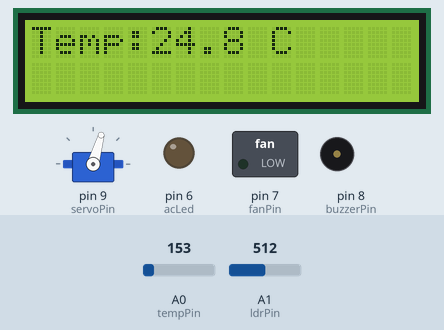
Simulated run of this sketch. Board: Arduino Uno, built with avr-gcc and run on an emulated ATmega328P. Parts: 16×2 character LCD, servo, switched loads named in the sketch (green lamp = pin HIGH), output pins drawn as LEDs (lit = HIGH), buzzer (waves = sounding, pin HIGH). The inputs (shaded band) are chosen by the test bench; at power-on: A0 (tempPin) = 153, A1 (ldrPin) = 512. What the sketch prints to the serial monitor is not drawn.

Above: at 5.2 s.
5.3 s: A0 (tempPin) set to 165
At 7.8 s:
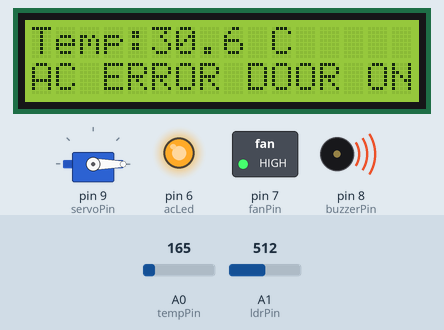
8.0 s: A0 (tempPin) set to 114
At 10.6 s:
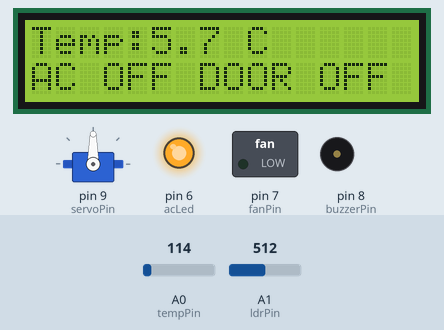
10.9 s: A0 (tempPin) set to 132
At 13.5 s:
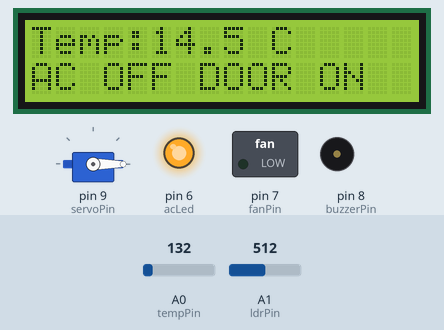
13.9 s: A1 (ldrPin) set to 583
15.4 s: A1 (ldrPin) set to 614
At 16.43 s:
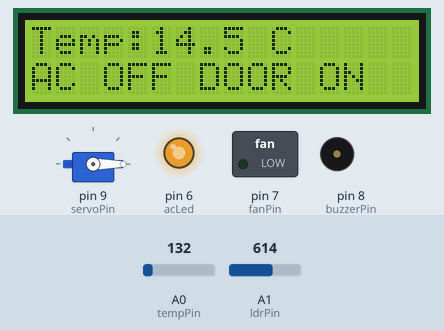
17.6 s: A0 (tempPin) set to 175
At 21.7 s:
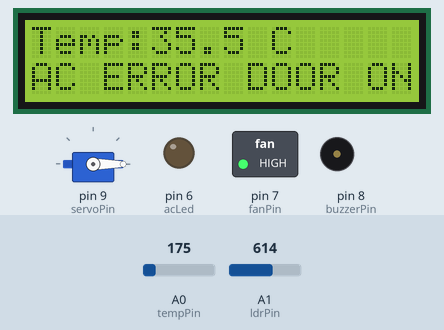
Timing chart, 0 to 22.3 s (numbered marks = the images above; inputs shaded):
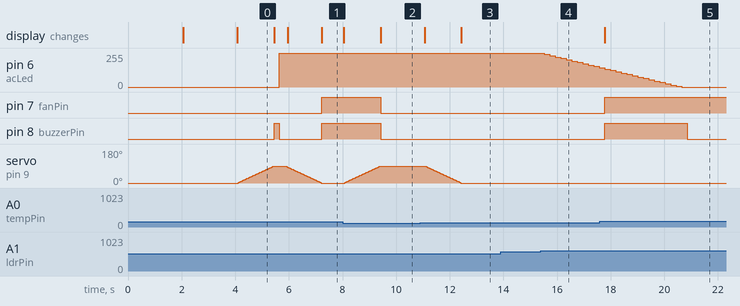

The sketch:

c++_code.ino
```cpp
#include <Servo.h>
#include <LiquidCrystal.h>

Servo doorServo;
LiquidCrystal lcd(12, 11, 5, 4, 3, 2);

// Pin definitions
const int tempPin = A0;
const int ldrPin = A1;
const int acLed = 6;
const int servoPin = 9;
const int buzzerPin = 8;
const int fanPin = 7;

// Thresholds and variables
float temperatureC;
int tempRounded;
const int ldrThreshold = 600;
int brightness = 0;
const int maxBrightness = 255;
const int brightnessStep = 10;

// State variables
bool acIsOn = false;
bool buzzerOn = false;
bool buzzerTriggered = false;
unsigned long buzzerStartTime = 0;
int servoPos = 0;

void setup() {
  Serial.begin(9600);
  pinMode(acLed, OUTPUT);
  pinMode(buzzerPin, OUTPUT);
  pinMode(fanPin, OUTPUT);
  digitalWrite(buzzerPin, LOW);
  digitalWrite(fanPin, LOW);

  lcd.begin(16, 2);
  lcd.setCursor(0, 0);
  lcd.print("Smart Room");
  lcd.setCursor(0, 1);
  lcd.print("Automation");
  delay(2000);
  lcd.clear();
  lcd.setCursor(0, 0);
  lcd.print("by TEAM SAM");
  delay(2000);
  lcd.clear();

  analogWrite(acLed, 0);

  doorServo.attach(servoPin);
  servoPos = 0;
  doorServo.write(servoPos); // Door open initially
}

void moveServoSmooth(int fromAngle, int toAngle) {
  if (fromAngle < toAngle) {
    for (int pos = fromAngle; pos <= toAngle; pos++) {
      doorServo.write(pos);
      delay(15);
    }
  } else {
    for (int pos = fromAngle; pos >= toAngle; pos--) {
      doorServo.write(pos);
      delay(15);
    }
  }
  servoPos = toAngle;
}

void loop() {
  // Read sensors
  int tempVal = analogRead(tempPin);
  float voltage = tempVal * 5.0 / 1023.0;
  temperatureC = (voltage - 0.5) * 100.0;
  tempRounded = round(temperatureC);  // used for display
  int ldrVal = analogRead(ldrPin);

  // Display temperature
  lcd.setCursor(0, 0);
  lcd.print("Temp:");
  lcd.print(temperatureC, 1);
  lcd.print(" C    ");

  Serial.print("TempRounded: ");
  Serial.print(tempRounded);
  Serial.print(" | ServoPos: ");
  Serial.println(servoPos);

  // ==== DOOR CONTROL ====
  if (temperatureC <= 10.0) {
    if (servoPos != 90) {
      Serial.println("Door CLOSED (temp <= 10)");
      moveServoSmooth(servoPos, 90);
    }
  }
  else if (temperatureC > 10.0 && temperatureC < 24.0) {
    if (servoPos != 0) {
      Serial.println("Door OPEN (10 < temp < 24)");
      moveServoSmooth(servoPos, 0);
    }
  }
  else if (temperatureC >= 24.0 && temperatureC <= 30.0) {
    if (servoPos != 90) {
      Serial.println("Door CLOSED (24 <= temp <= 30)");
      moveServoSmooth(servoPos, 90);
    }
  }
  else if (temperatureC > 30.0) {
    if (servoPos != 0) {
      Serial.println("Door OPEN (temp > 30)");
      moveServoSmooth(servoPos, 0);
    }
  }

  // ==== LCD MESSAGE CONTROL ====
  lcd.setCursor(0, 1);

  if (temperatureC <= 10.0) {
    lcd.print("AC OFF DOOR OFF ");
  }
  else if (temperatureC > 10.0 && temperatureC < 24.0) {
    lcd.print("AC OFF DOOR ON  ");
  }
  else if (temperatureC >= 24.0 && temperatureC <= 30.0) {
    lcd.print("AC ON  DOOR OFF ");
  }
  else if (temperatureC > 30.0) {
    lcd.print("AC ERROR DOOR ON");
  }

  // ==== LED (AC) CONTROL ====
  if (tempRounded >= 24 && tempRounded <= 30) {
    if (!acIsOn) {
      Serial.println("AC ON (24<=temp<=30)");
      acIsOn = true;
      digitalWrite(buzzerPin, HIGH);
      delay(200);
      digitalWrite(buzzerPin, LOW);
    }
    brightness = maxBrightness;
    analogWrite(acLed, brightness);
  }
  else {
    if (acIsOn) {
      Serial.println("AC OFF");
      acIsOn = false;
      analogWrite(acLed, 0);
    }
    if (ldrVal < ldrThreshold) {
      brightness += brightnessStep;
      if (brightness > maxBrightness) brightness = maxBrightness;
    } else {
      brightness -= brightnessStep;
      if (brightness < 0) brightness = 0;
    }
    analogWrite(acLed, brightness);
  }

  // ==== BUZZER CONTROL (Temp > 30 triggers 3s buzz once) ====
  if (temperatureC > 30.0) {
    if (!buzzerTriggered) {
      buzzerTriggered = true;
      buzzerOn = true;
      buzzerStartTime = millis();
      digitalWrite(buzzerPin, HIGH);
      Serial.println("Buzzer ON for 3 seconds");
    }

    if (buzzerOn && (millis() - buzzerStartTime >= 3000)) {
      digitalWrite(buzzerPin, LOW);
      buzzerOn = false;
      Serial.println("Buzzer OFF");
    }
  }
  else {
    buzzerTriggered = false;
    digitalWrite(buzzerPin, LOW);
    buzzerOn = false;
  }

  // ==== FAN CONTROL ====
  if ((temperatureC >= 18.0 && temperatureC < 24.0) || temperatureC > 30.0) {
    digitalWrite(fanPin, HIGH);
  } else {
    digitalWrite(fanPin, LOW);
  }

  delay(200);
}
```

Measured:
- the behaviour switches between 122 and 123 on A0 (tempPin) (found by bisection; images 2 and 3)
- the behaviour switches between 599 and 600 on A1 (ldrPin) (found by bisection; images 3 and 4)
- after the input at 5.3 s, pin 7 (fanPin): LOW → HIGH after 1.9 s; the display: first differs from a run without the input after 0.66 s (image 1 shows a later state)
- after the input at 8.0 s, pin 7 (fanPin): HIGH → LOW after 1.4 s; pin 8 (buzzerPin): HIGH → LOW after 1.4 s instead of 2.3 s; servo on pin 9 (servoPin): moves from 0° to 90° over 1.3 s, starting after 0.08 s; the display: first changes after 0.05 s (image 2 shows a later state)
- after the input at 10.9 s, servo on pin 9 (servoPin): moves from 90° to 0° over 1.3 s, starting after 0.19 s; the display: first changes after 0.16 s (image 3 shows a later state)
- after the input at 13.9 s, every drawn part: stays the same
- after the input at 15.4 s, pin 6 (acLed): moves from 255/255 to 145/255 over 2.1 s, starting after 0.11 s
- after the input at 17.6 s, pin 7 (fanPin): LOW → HIGH after 0.17 s; pin 8 (buzzerPin): LOW → HIGH after 0.17 s, → LOW 3.1 s later; the display: changes after 0.17 s (image 5)
- by itself, servo on pin 9 (servoPin): rises from 80° to 90° in 0.12 s, then falls to 0° in 1.8 s
